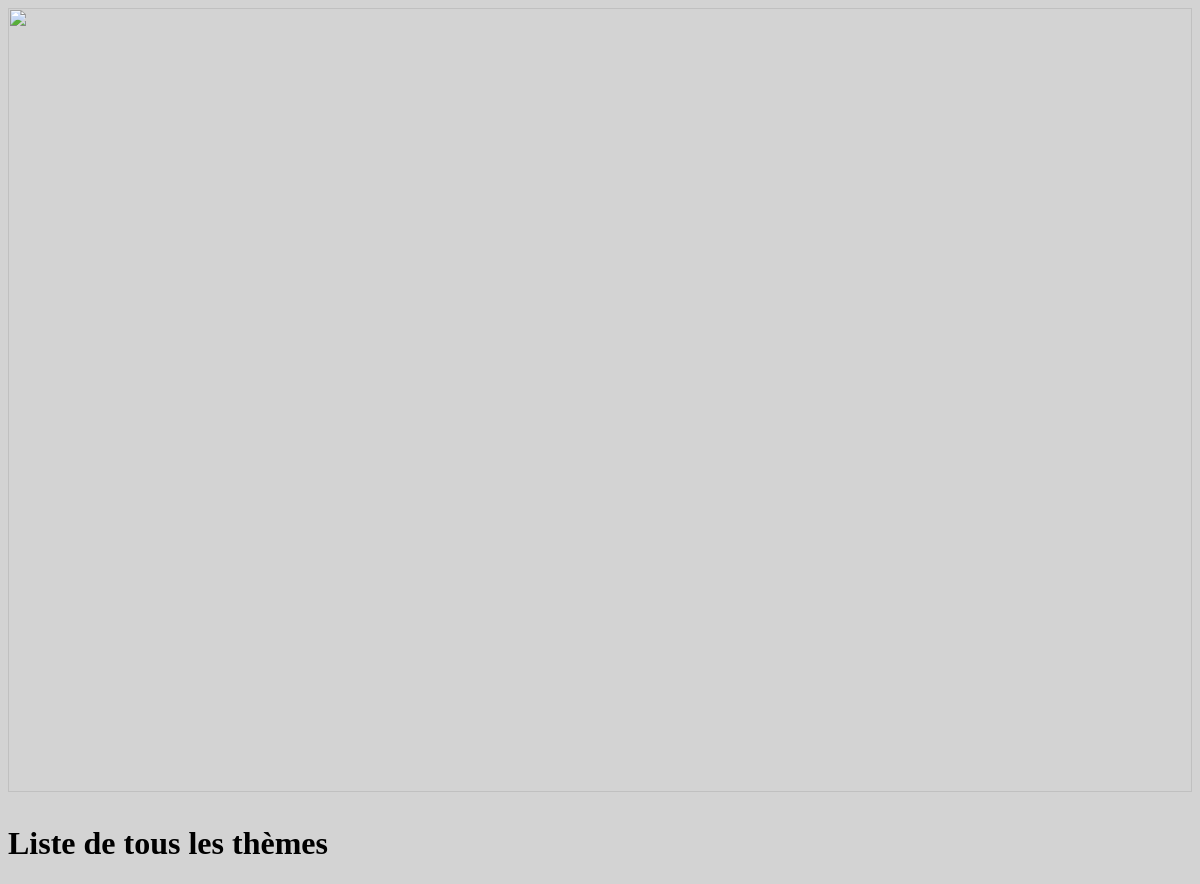
The page /listeTheme.php on the database as committed earlier.
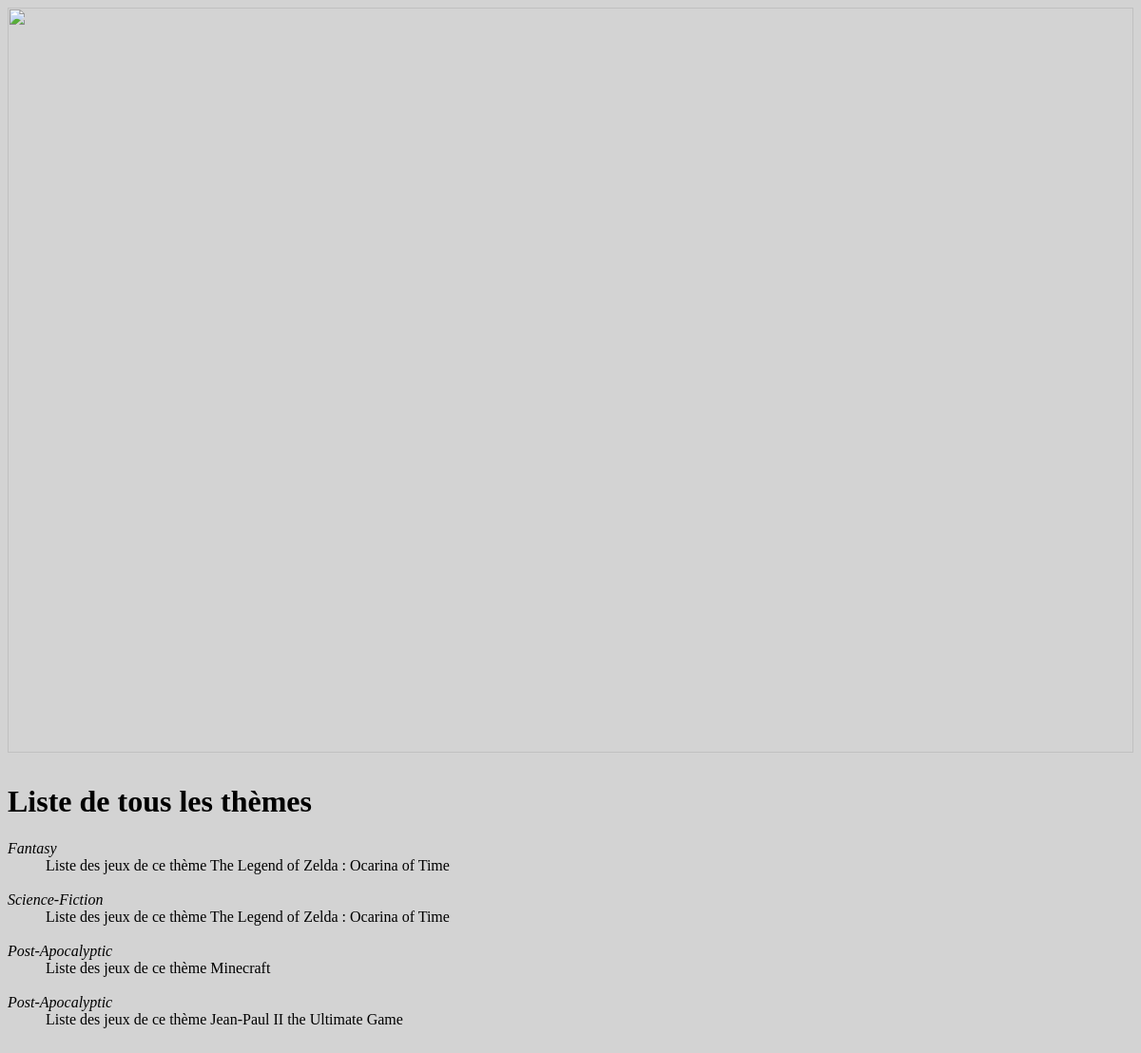
The same page on the database as committed later.
### tables this page shows
CREATE TABLE JEU (
  IDJ INT AUTO_INCREMENT PRIMARY KEY,
  NOMJ VARCHAR(100) DEFAULT NULL,
  DATESORTIE DATE DEFAULT NULL
);

CREATE TABLE THEME (
  IDT INT AUTO_INCREMENT PRIMARY KEY,
  NOMTHEME VARCHAR(100) DEFAULT NULL
);

### listeTheme.php (the view, shortened to what this page needs)
<html>
  <head>
    <link rel="stylesheet" type="text/css" href="index.css">
  </head>
  <body>
    <header>
      <a href="index.php"><img src="http://www.webzeen.fr/wp-content/uploads/2016/03/Banni%C3%A8re-Jeux-vid%C3%A9os.png" class="center"></a>
    </header>
    <h1>
      Liste de tous les thèmes
    </h1>
    <?php
    $dsn="mysql:dbname=".BASE.";host=".SERVER;
    try{
      $connexion=new PDO($dsn,USER,PASSWD);
    }
    catch(PDOException $e){
      printf("Échec de la connexion : %s\n", $e->getMessage());
      exit();
    }
    $sql="SELECT * from JEU NATURAL JOIN THEME NATURAL JOIN ESTDUTHEME";
    if(!$connexion->query($sql)) echo "Pb d'accès à la liste";
    else{
      ?>
      <dl>
        <?php
        foreach ($connexion->query($sql) as $row)
        echo "<dt style='font-style:italic'>".$row['NOMTHEME']."</dt><dd>Liste des jeux de ce thème ".$row['NOMJ']."</dd></dt>\n<br>";
      ?>
      </dl>
    <?php } ?>
  </body>
</html>

Rows that differ between the two databases and show on the page:
now on this page (row unchanged): jeu: theme.NOMTHEME "Fantasy", NOMJ "The Legend of Zelda : Ocarina of Time", theme.NOMTHEME "Science-Fiction"
now on this page (row edited): jeu: theme.NOMTHEME "Post-Apocalyptic", NOMJ "Minecraft"
now on this page (row unchanged): jeu: theme.NOMTHEME "Post-Apocalyptic", NOMJ "Jean-Paul II the Ultimate Game"
